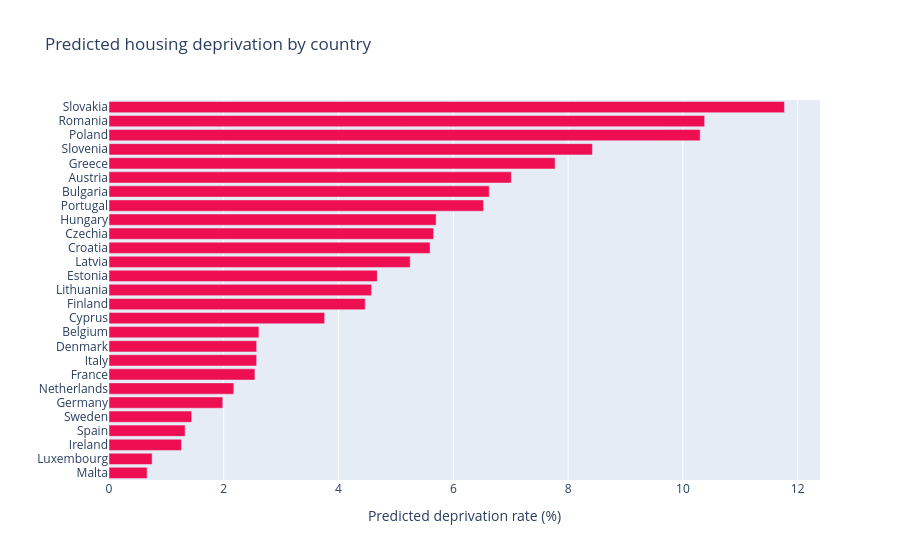

Notebook cell for this chart:
### Code cell
# plot 7: predicted deprivation by country

fig7 = px.bar(
    result.sort_values("predicted_deprivation"),
    x="predicted_deprivation", y="geo", orientation="h",
    title="Predicted housing deprivation by country",
    labels={"predicted_deprivation": "Predicted deprivation rate (%)", "geo": ""}, color_discrete_sequence=["#ED0F52"]
)
fig7.show()
fig7.write_html('predicted_housing_deprivation_by_country.html', full_html=False, include_plotlyjs='cdn')

### Figure 1 — Plotly figure (JSON) as saved in the notebook; plotly's stock layout.template omitted (floating-point values rounded to 4 significant figures)
{"data": [{"hovertemplate": "Predicted deprivation rate (%)=%{x}<br>=%{y}<extra></extra>", "legendgroup": "", "marker": {"color": "#ED0F52", "pattern": {"shape": ""}}, "name": "", "orientation": "h", "showlegend": false, "textposition": "auto", "type": "bar", "x": [0.6642, 0.7516, 1.263, 1.326, 1.441, 1.983, 2.175, 2.543, 2.573, 2.573, 2.612, 3.758, 4.465, 4.575, 4.675, 5.248, 5.595, 5.657, 5.701, 6.527, 6.626, 7.01, 7.774, 8.424, 10.3, 10.38, 11.77], "xaxis": "x", "y": ["Malta", "Luxembourg", "Ireland", "Spain", "Sweden", "Germany", "Netherlands", "France", "Italy", "Denmark", "Belgium", "Cyprus", "Finland", "Lithuania", "Estonia", "Latvia", "Croatia", "Czechia", "Hungary", "Portugal", "Bulgaria", "Austria", "Greece", "Slovenia", "Poland", "Romania", "Slovakia"], "yaxis": "y"}], "layout": {"barmode": "relative", "legend": {"tracegroupgap": 0}, "title": {"text": "Predicted housing deprivation by country"}, "xaxis": {"anchor": "y", "domain": [0, 1], "title": {"text": "Predicted deprivation rate (%)"}}, "yaxis": {"anchor": "x", "domain": [0, 1], "title": {"text": ""}}}}
